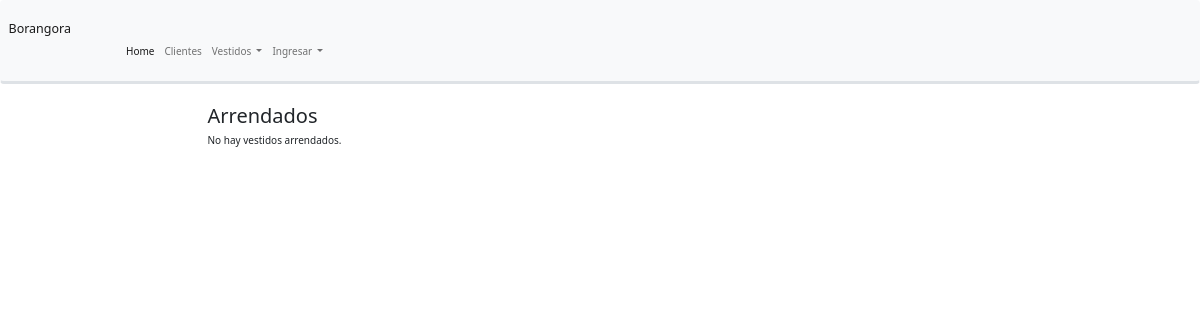
The page /home/arriendos/ on the database as committed earlier.
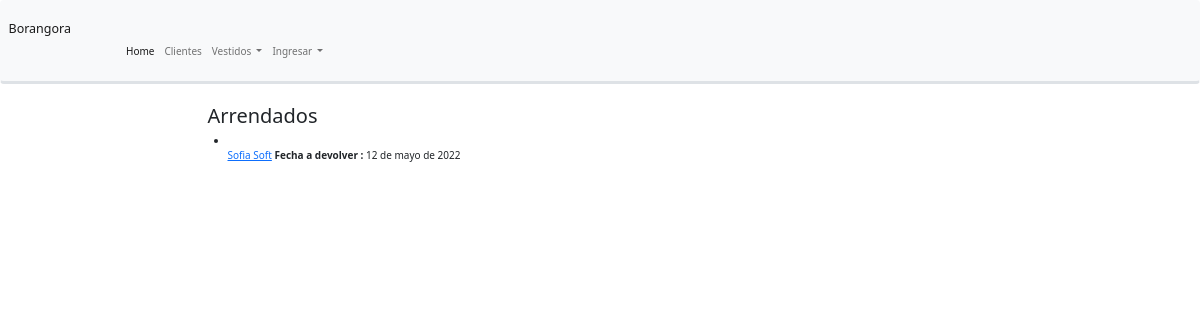
The same page on the database as committed later.
### catalogo/models.py (models this page shows, shortened)
class Cliente(models.Model):
    nombre = models.CharField(max_length=100)
    apellidos= models.CharField(max_length=100)
    rut =models.CharField(unique=True, max_length=11, help_text='Ingrese RUT sin puntos y con digito verificador', default="12875587-9")
    email = models.EmailField()
    telefono = models.CharField(max_length=10)
    def __str__(self):
        return '%s %s' % (self.nombre, self.apellidos)
    class Meta:
        ordering = ['apellidos']

class Arriendo(models.Model):
    sku = models.ForeignKey('Vestido', help_text="VERIFIQUE el status del sku que identifica a este vestido particular", on_delete=models.SET_NULL, null=True)
    cliente = models.ManyToManyField('Cliente', help_text="Seleccione el cliente que arrienda")
    fecha_inicio= models.DateField(null=True, blank=True , help_text="Fecha inicio del arriendo")
    fecha_a_devolver = models.DateField(null=True, blank=True , help_text="Fecha que debe devolver el vestido")
    fecha_que_devolvio = models.DateField(null=True, blank=True , help_text="Fecha que devolvió el vestido")
    creado= models.DateTimeField(auto_now_add=True)
    modificado= models.DateTimeField(auto_now=True)
    comentario = models.CharField(max_length=500, null=True,blank=True)
    LOAN_STATUS = (
        ('reservado', 'reservado'),
    )
    status = models.CharField(max_length=15, choices=LOAN_STATUS, blank=True, default='mantencion', help_text='Disponibilidad del vestido')
    """         Devuelve el URL a una instancia particular de Arriendo         """
    def get_absolute_url(self):
        return reverse('detalle-arriendos', args=[str(self.id)])
    def display_cliente(self):
        """"         Creates a string for the cliente. This is required to display cliente in Admin.        """
        return ', '.join([ cliente.apellidos for cliente in self.cliente.all()[:3] ])
    display_cliente.short_description = 'Apellidos'
    def display_cliente2(self):
        """"         Creates a string for the cliente. This is required to display cliente in Admin.        """
        return ', '.join([ cliente.nombre for cliente in self.cliente.all()[:3] ])
    display_cliente2.short_description = 'Nombre'
    class Meta:
        ordering = ['-fecha_inicio']

### catalogo/views.py (the view)
# urls.py: path('arriendos/', views.ArriendoListView.as_view(), name='arriendos'),
class ArriendoListView(generic.ListView):
    model = Arriendo
    paginate_by = 10

### catalogo/templates/catalogo/arriendo_list.html
{% extends "base_generic.html" %}
{% block content %}
    <h2>Arrendados</h2>
    {% if arriendo_list %}
    <ul>
      {% for arriendo in arriendo_list %}
      <li>
        <br>
        <a href="{{ arriendo.get_absolute_url }}"> {% for cliente in arriendo.cliente.all %} {{ cliente }}{% if not forloop.last %}, {% endif %}{% endfor %}</a> <strong>Fecha a devolver  :</strong> {{  arriendo.fecha_a_devolver }}
      </li>
      {% endfor %}
    </ul>
    {% else %}
      <p>No hay vestidos arrendados.</p>
    {% endif %}
{% endblock %}

Rows that differ between the two databases and show on the page:
added Arriendo: fecha_a_devolver "12 de mayo de 2022"
now on this page (row unchanged): Cliente: nombre+apellidos "Sofia Soft"
Other text that changed with them:
text no longer shown: "No hay vestidos arrendados."
